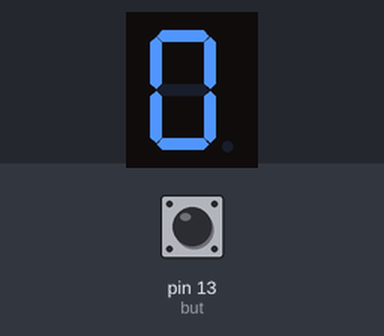
Bench run of a sketch on a simulated Arduino Uno, built with avr-gcc and run on an emulated ATmega328P. On the bench: 1-digit seven-segment display. Wiring (inferred from the names in the program): 1-digit 7-segment display, segments lit when HIGH: segments pin 2, pin 3, pin 4, pin 5, pin 6, pin 7, pin 8. The inputs (shaded band) are chosen by the test bench; at power-on: pin 13 (but) LOW. The segment pins are drawn as the display they are named for.

Above: at 1.8 s.
1.9 s: pin 13 (but) pulled HIGH for 1 s
At 2.4 s:
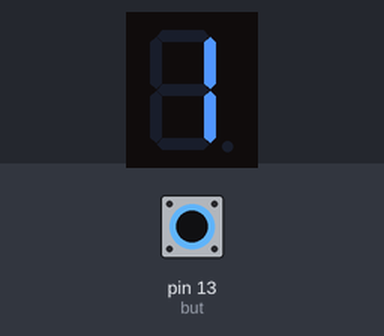
4.4 s: pin 13 (but) pulled HIGH for 3.2 s
At 5.4 s:
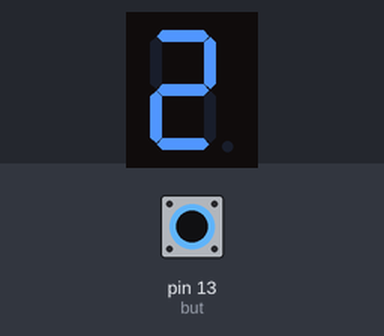
Timing chart, 0 to 7.4 s (numbered marks = the images above; inputs shaded):
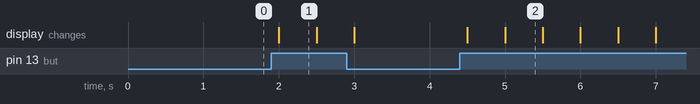

The sketch:

7-Seg.ino
```cpp
int a=2;
int b=3;
int c=4;
int d=5;
int e=6;
int f=7;
int g=8;
int x=0;
int but=13;

void setup() {
  pinMode(but,INPUT);
  pinMode(a,OUTPUT);
  pinMode(b,OUTPUT);
  pinMode(c,OUTPUT);
  pinMode(d,OUTPUT);
  pinMode(e,OUTPUT);
  pinMode(f,OUTPUT);
  pinMode(g,OUTPUT);
}

void loop() {
  if(digitalRead(but)==HIGH&&x<10){
    x++;
  }
  else{
    x=0;
  }
  switch (x){
    case 0:
      cero();
    break;
    case 1:
      uno();
    break;
    case 2:
      dos();
    break;
    case 3:
      tres();
    break;
    case 4:
      cuatro();
    break;
    case 5:
      cinco();
    break;
    case 6:
      seis();
    break;
    case 7:
      siete();
    break;
    case 8:
      ocho();
    break;
    case 9:
      nueve();
    break;
  }
}

void cero(){
  digitalWrite(a,HIGH);
  digitalWrite(b,HIGH);
  digitalWrite(c,HIGH);
  digitalWrite(d,HIGH);
  digitalWrite(e,HIGH);
  digitalWrite(f,HIGH);
  digitalWrite(g,LOW);
  delay(500);
}
void uno(){
  digitalWrite(a,LOW);
  digitalWrite(b,HIGH);
  digitalWrite(c,HIGH);
  digitalWrite(d,LOW);
  digitalWrite(e,LOW);
  digitalWrite(f,LOW);
  digitalWrite(g,LOW);
  delay(500);
}
void dos(){
  digitalWrite(a,HIGH);
  digitalWrite(b,HIGH);
  digitalWrite(c,LOW);
  digitalWrite(d,HIGH);
  digitalWrite(e,HIGH);
  digitalWrite(f,LOW);
  digitalWrite(g,HIGH);
  delay(500);
}
void tres(){
  digitalWrite(a,HIGH);
  digitalWrite(b,HIGH);
  digitalWrite(c,HIGH);
  digitalWrite(d,HIGH);
  digitalWrite(e,LOW);
  digitalWrite(f,LOW);
  digitalWrite(g,HIGH);
  delay(500);
}
void cuatro(){
  digitalWrite(a,LOW);
  digitalWrite(b,HIGH);
  digitalWrite(c,HIGH);
  digitalWrite(d,LOW);
  digitalWrite(e,LOW);
  digitalWrite(f,HIGH);
  digitalWrite(g,HIGH);
  delay(500);
}
void cinco(){
  digitalWrite(a,HIGH);
  digitalWrite(b,LOW);
  digitalWrite(c,HIGH);
  digitalWrite(d,HIGH);
  digitalWrite(e,LOW);
  digitalWrite(f,HIGH);
  digitalWrite(g,HIGH);
  delay(500);
}
void seis(){
  digitalWrite(a,HIGH);
  digitalWrite(b,LOW);
  digitalWrite(c,HIGH);
  digitalWrite(d,HIGH);
  digitalWrite(e,HIGH);
  digitalWrite(f,HIGH);
  digitalWrite(g,HIGH);
  delay(500);
}
void siete(){
  digitalWrite(a,HIGH);
  digitalWrite(b,HIGH);
  digitalWrite(c,HIGH);
  digitalWrite(d,LOW);
  digitalWrite(e,LOW);
  digitalWrite(f,LOW);
  digitalWrite(g,LOW);
  delay(500);
}
void ocho(){
  digitalWrite(a,HIGH);
  digitalWrite(b,HIGH);
  digitalWrite(c,HIGH);
  digitalWrite(d,HIGH);
  digitalWrite(e,HIGH);
  digitalWrite(f,HIGH);
  digitalWrite(g,HIGH);
  delay(500);
}
void nueve(){
  digitalWrite(a,HIGH);
  digitalWrite(b,HIGH);
  digitalWrite(c,HIGH);
  digitalWrite(d,HIGH);
  digitalWrite(e,LOW);
  digitalWrite(f,HIGH);
  digitalWrite(g,HIGH);
  delay(500);
}
```

Measured:
- after the input at 1.9 s, the display: changes after 0.10 s (image 1)
- after the input at 4.4 s, the display: first changes after 0.10 s (image 2 shows a later state)
- what the display in image 1 shows lasts 0.5 s, from 2.0 s to 2.5 s
